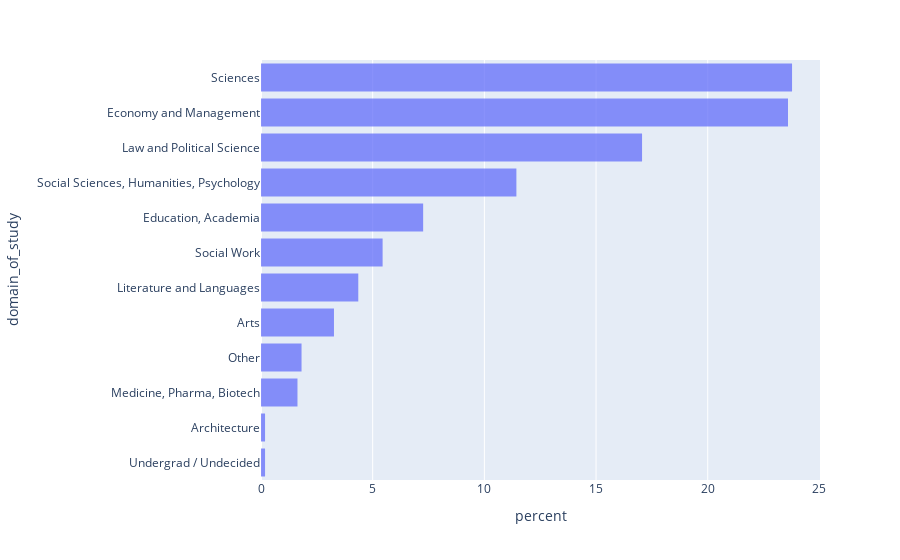

The cell this chart's notebook holds for it:
### Code cell
fig = px.histogram(df_iid, y="domain_of_study", opacity = 0.75, histnorm="percent").update_yaxes(categoryorder = "total ascending")
fig.show()

### Figure 1 — Plotly figure (JSON) as saved in the notebook; plotly's stock layout.template omitted (floating-point values rounded to 4 significant figures; data arrays with more than 128 entries replaced by an {"elided": "..."} marker saying what was removed)
{"data": [{"alignmentgroup": "True", "bingroup": "y", "histnorm": "percent", "hovertemplate": "percent=%{x}<br>domain_of_study=%{y}<extra></extra>", "legendgroup": "", "marker": {"color": "#636efa", "opacity": 0.75, "pattern": {"shape": ""}}, "name": "", "offsetgroup": "", "orientation": "h", "showlegend": false, "type": "histogram", "xaxis": "x", "y": {"elided": "551 str values"}, "yaxis": "y"}], "layout": {"barmode": "relative", "legend": {"tracegroupgap": 0}, "margin": {"t": 60}, "xaxis": {"anchor": "y", "domain": [0, 1], "title": {"text": "percent"}}, "yaxis": {"anchor": "x", "categoryorder": "total ascending", "domain": [0, 1], "title": {"text": "domain_of_study"}}}}
